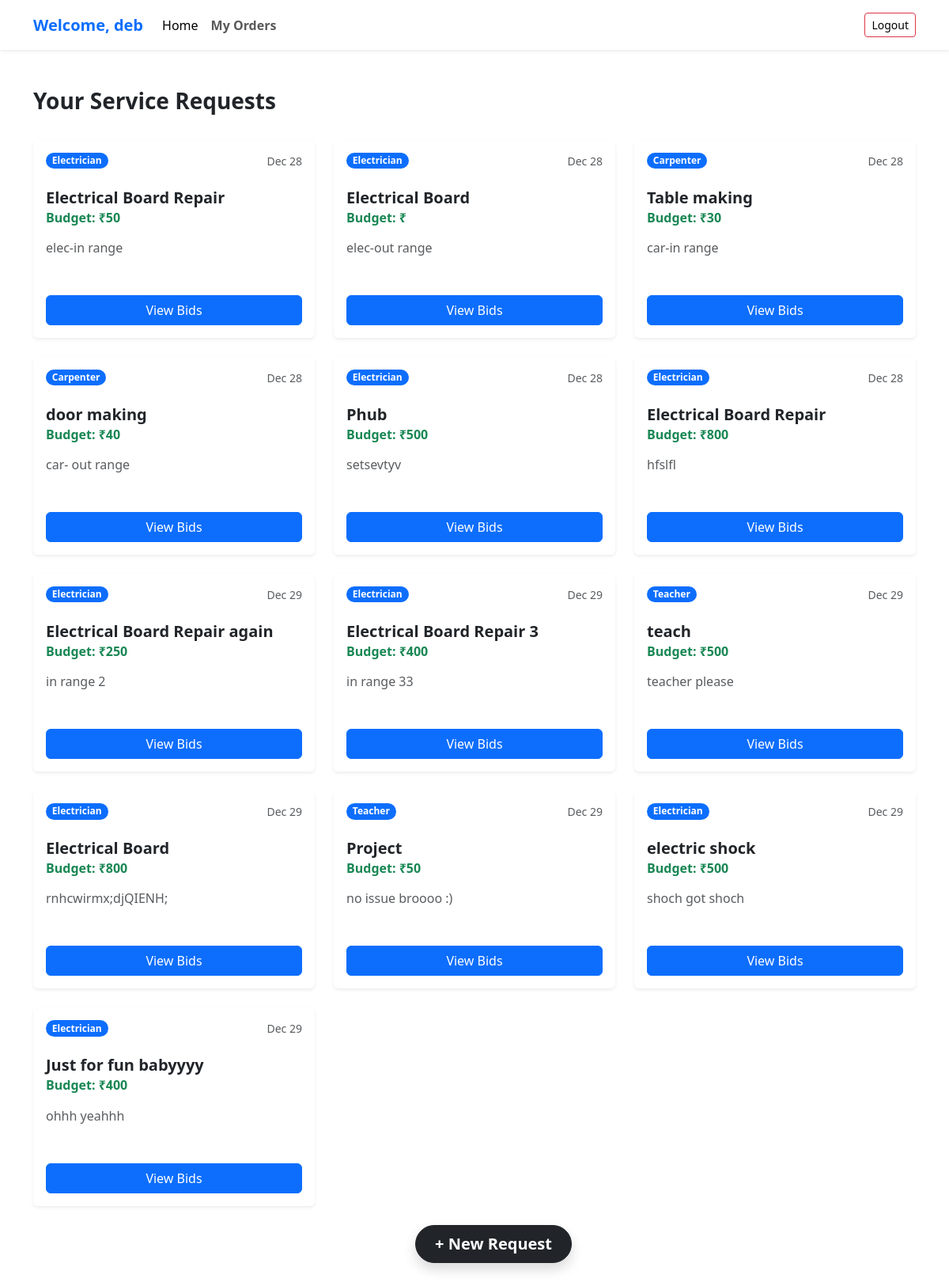
Page /consumer_dashboard (signed in) on the committed database.
### app.py (models this page shows)
class users(db.Model):
    id = db.Column(db.Integer, primary_key=True)
    email = db.Column(db.String(120), unique=True, nullable=False, index=True)
    password_hash = db.Column(db.String(255), nullable=False)
    full_name = db.Column(db.String(120), nullable=False)
    latitude = db.Column(db.Float, nullable=False)
    longitude = db.Column(db.Float, nullable=False)
    radius_km = db.Column(db.Float, default=5.0)  # optional usage
    is_provider = db.Column(db.Boolean, default=False)
    is_consumer = db.Column(db.Boolean, default=False)
    user_skill=db.Column(db.String(20), nullable=True)
    created_at = db.Column(db.DateTime, default=db.func.current_timestamp())

class service_request(db.Model):
    id=db.Column(db.Integer, primary_key=True)
    consumer_id=db.Column(db.Integer, nullable=False)
    con_latitude = db.Column(db.Float, nullable=False)
    con_longitude = db.Column(db.Float, nullable=False)
    service_title=db.Column(db.String(200), nullable=False)
    service_type=db.Column(db.String(50), nullable=False)
    budget=db.Column(db.Integer, nullable=False)
    desc=db.Column(db.String(500), nullable=False)
    is_active=db.Column(db.Boolean, default=True)
    is_inprogress=db.Column(db.Boolean, default=False)
    assigned_provider_id=db.Column(db.Integer, nullable=True)
    created_at=db.Column(db.DateTime, default=db.func.current_timestamp())

### app.py (the view)
@app.route('/consumer_dashboard')
def consumer_dashboard():
    if 'user_id' not in session:
        return redirect(url_for('login'))
    id=session['user_id']
    print(id)
    current_user_object = users.query.get(id)
    ser_req=service_request.query.filter_by(consumer_id=id).all()
    print("count: ",len(ser_req),ser_req)
    return render_template('consumer/consumer_dashboard.html',user=current_user_object,requests=ser_req)

### templates/consumer/consumer_dashboard.html (shortened to what this page needs)
{% extends 'base.html' %}
{% block body %}
<nav class="navbar navbar-expand-lg navbar-light bg-white shadow-sm sticky-top">
  <div class="container">
    <a class="navbar-brand fw-bold text-primary" href="#">
       Welcome, {{user.full_name}}
    </a>
    <div class="collapse navbar-collapse" id="navbarText">
      <ul class="navbar-nav me-auto mb-2 mb-lg-0">
        <li class="nav-item">
          <a class="nav-link active" aria-current="page" href="#">Home</a>
        </li>
        <li class="nav-item">
          <a class="nav-link fw-bold" href="{{ url_for('my_orders') }}">My Orders</a>
        </li>
      </ul>
      <span class="navbar-text">
        <a href="{{url_for('logout')}}" class="btn btn-outline-danger btn-sm">Logout</a>
      </span>
    </div>
  </div>
</nav>
<div class="container py-5">
  <div class="d-flex justify-content-between align-items-center mb-4">
    <h3 class="fw-bold text-dark">Your Service Requests</h3>
    </div>
  <div class="row row-cols-1 row-cols-md-2 row-cols-lg-3 g-4 pb-5">
    {% for request in requests %}
    <div class="col">
      <div class="card h-100 shadow-sm border-0 transition-hover">
        <div class="card-header bg-transparent border-0 pt-3">
          <div class="d-flex justify-content-between align-items-start">
            <span class="badge bg-primary rounded-pill">{{ request.service_type }}</span>
            <span class="text-muted small">{{ request.created_at.strftime('%b %d') }}</span>
          </div>
        </div>
        <div class="card-body">
          <h5 class="card-title fw-bold text-dark">{{ request.service_title }}</h5> <h6 class="card-subtitle mb-3 text-success fw-bold">Budget: ₹{{ request.budget }}</h6>
          <p class="card-text text-muted text-truncate-3" style="min-height: 3rem;">
            {{ request.desc }}
          </p>
        </div>
        <div class="card-footer bg-transparent border-top-0 pb-3">
          <div class="d-grid gap-2">
            <a href="{{url_for('view_bids', req_id=request.id)}}" class="btn btn-primary">
              View Bids
            </a>
            </div>
        </div>
      </div>
    </div>
    {% endfor %}
  </div>
</div>
<a href="{{url_for('add_service_request')}}"
   class="btn btn-lg btn-dark rounded-pill position-fixed bottom-0 start-50 translate-middle-x m-4 shadow z-3 px-4 fw-bold">
  <span class="fs-5">+</span> New Request
</a>
{% endblock body %}

### rows in the picture
users: full_name "deb"
service_request: service_type "Electrician", created_at "Dec 28", service_title "Electrical Board Repair", budget "50", desc "elec-in range"
service_request: service_type "Electrician", created_at "Dec 28", service_title "Electrical Board", desc "elec-out range"
service_request: service_type "Carpenter", created_at "Dec 28", service_title "Table making", budget "30", desc "car-in range"
service_request: service_type "Carpenter", created_at "Dec 28", service_title "door making", budget "40", desc "car- out range"
service_request: service_type "Electrician", created_at "Dec 28", service_title "Phub", budget "500", desc "setsevtyv"
service_request: service_type "Electrician", created_at "Dec 28", service_title "Electrical Board Repair", budget "800", desc "hfslfl"
service_request: service_type "Electrician", created_at "Dec 29", service_title "Electrical Board Repair again", budget "250", desc "in range 2"
service_request: service_type "Electrician", created_at "Dec 29", service_title "Electrical Board Repair 3", budget "400", desc "in range 33"
service_request: service_type "Teacher", created_at "Dec 29", service_title "teach", budget "500", desc "teacher please"
service_request: service_type "Electrician", created_at "Dec 29", service_title "Electrical Board", budget "800", desc "rnhcwirmx;djQIENH;"
service_request: service_type "Teacher", created_at "Dec 29", service_title "Project", budget "50", desc "no issue broooo :)"
service_request: service_type "Electrician", created_at "Dec 29", service_title "electric shock", budget "500", desc "shoch got shoch"
service_request: service_type "Electrician", created_at "Dec 29", service_title "Just for fun babyyyy", budget "400", desc "ohhh yeahhh"
